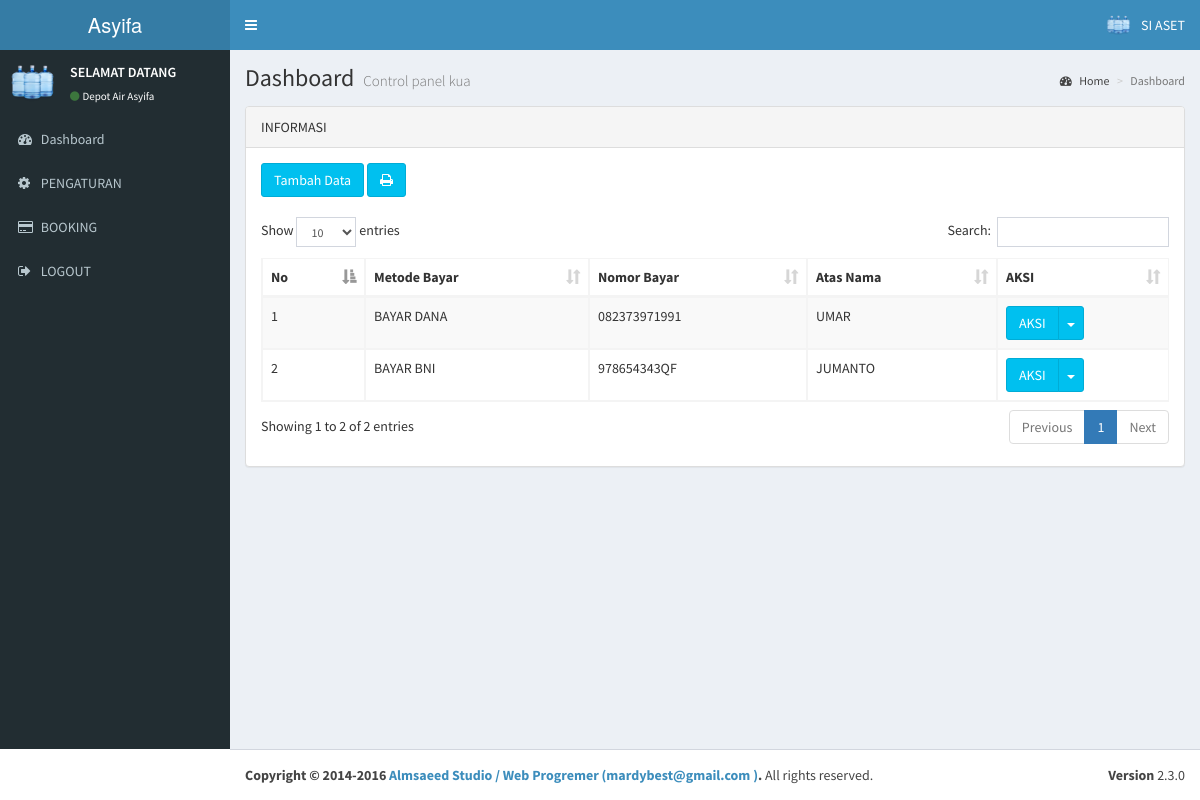
The page /admin/index.php?aksi=pembayaran (signed in) on the database its author committed.
### tables this page shows
CREATE TABLE `profil` (
  `id_profil` int(20) NOT NULL,
  `nama_app` varchar(100) NOT NULL,
  `tahun` varchar(250) NOT NULL,
  `nama` varchar(250) NOT NULL,
  `alias` varchar(350) NOT NULL,
  `alamat` text NOT NULL,
  `isi` text NOT NULL,
  `gambar` varchar(100) NOT NULL,
  `akabest` varchar(250) NOT NULL,
  `peta` text NOT NULL
);

CREATE TABLE `pembayaran` (
  `id_bayar` int(20) NOT NULL,
  `metode_bayar` varchar(50) NOT NULL,
  `nomor_bayar` varchar(50) NOT NULL,
  `atas_nama` varchar(50) NOT NULL
);

### koneksi.php (called while the page is built, shortened)
<?php
$server = "localhost";
$username = "root";
$password = "";
$database = "db_depoair";
$koneksi = mysqli_connect($server,$username,$password) or die("Koneksi gagal");
mysqli_select_db($koneksi,$database) or die("Database tidak bisa dibuka");
$kontak_kami=mysqli_query($koneksi,"SELECT * FROM profil WHERE id_profil ='1'");
$k_k=mysqli_fetch_array($kontak_kami);
?>

### admin/index.php (the view, shortened to what this page needs)
  <?php
  include '../koneksi.php';
  ?>
<!DOCTYPE html>
<html>
  <head>
  <link rel="stylesheet" href="../sys/bootstrap/bootstrap/css/bootstrap.min.css">
      <link rel="stylesheet" href="../sys/bootstrap/font/css/font-awesome.min.css">
  <link rel="stylesheet" href="../sys/bootstrap/plugins/datatables/dataTables.bootstrap.css">
    <link rel="stylesheet" href="../sys/bootstrap/plugins/select2/select2.min.css">
    <link rel="stylesheet" href="../sys/bootstrap/dist/css/AdminLTE.min.css">
    <link rel="stylesheet" href="../sys/bootstrap/dist/css/skins/_all-skins.min.css">
  </head>
  <body class="hold-transition skin-blue sidebar-mini">
    <div class="wrapper">
      <header class="main-header">
        <a href="index.php" class="logo">
          <span class="logo-lg"><?php echo"$k_k[nama_app]";?></span>
        </a>
        <nav class="navbar navbar-static-top" role="navigation">
          <a href="#" class="sidebar-toggle" data-toggle="offcanvas" role="button">
          </a>
          <div class="navbar-custom-menu">
            <ul class="nav navbar-nav">
              <li class="dropdown user user-menu">
                <a href="#" class="dropdown-toggle" data-toggle="dropdown">
                  <img src="../foto/logo.png" class="user-image" alt="User Image">
                  <span class="hidden-xs">SI ASET </span>
                </a>
              </li>
            </ul>
          </div>
        </nav>
      </header>
      <aside class="main-sidebar">
        <section class="sidebar">
          <div class="user-panel">
            <div class="pull-left image">
              <img src="../foto/logo.png" class="img-circle" alt="User Image">
            </div>
            <div class="pull-left info">
              <p>SELAMAT DATANG</p>
              <a href="index.aspx"><i class="fa fa-circle text-success"></i><?php echo"$k_k[nama]";?></a>
            </div>
          </div>
      <?php include "menu.php"?>
        </section>
      </aside>
      <div class="content-wrapper">
        <section class="content-header">
          <h1>
            Dashboard
            <small>Control panel kua</small>
          </h1>
          <ol class="breadcrumb">
            <li><a href="index.aspx"><i class="fa fa-dashboard"></i> Home</a></li>
            <li class="active">Dashboard</li>
          </ol>
        </section>
        <section class="content">
		 <?php include "tengah.php"?>
		  </div>
      <footer class="main-footer">
        <div class="pull-right hidden-xs">
          <b>Version</b> 2.3.0
        </div>
        <strong>Copyright &copy; 2014-2016 <a href="#">Almsaeed Studio / Web Progremer (<?php echo"$k_k[akabest]";?> )</a>.</strong>  All rights reserved.
      </footer>
  </body>
</html>

### admin/tengah.php (shortened to what this page needs)
<?php
if($_GET['aksi']=='home'){
echo"
 <div class='row'>
                   <div class='col-lg-12'>
			<div class='panel panel-default'>
                            <div class='panel-heading'>
                           Sambutan
                            </div>
                            <div class='panel-body'>
				<p>Selamat Datang Di halaman Admin, Silahkan Pilih menu untuk pengaturan data yang di butuhkan guna mendapatkan hasil yang maksimal sesuai keinginan.</p>
                            </div>
			</div>
                   </div>
</div>";
echo"<div class='row'>
                    <div class='col-xs-12'>
              <div class='panel panel-primary'>
			    <div class='box-header'>
				   <h3 class='box-title'>INFORMASI</h3>
                </div>
                <div class='box-header'>
				</div>
     <div class='box-body'>";
     $main=mysqli_query($koneksi,"SELECT * FROM submenu");
     while($r=mysqli_fetch_array($main)){
     echo"<a href='$r[link_sub]' class='btn btn-app'>
                    <span class='badge bg-yellow'>3</span>
                    <i class='fa $r[icon_sub] fa-5x'></i> $r[nama_sub]
                  </a>";
                }
                echo "
            </div>
			</div>
 </div>
			</div>
";
}
elseif($_GET['aksi']=='ikon'){
include "../ikon.php";
    }
    elseif($_GET['aksi']=='pembayaran'){
        echo"<div class='row'>
                        <div class='col-lg-12'>
                            <div class='panel panel-default'>
                                <div class='panel-heading'>INFORMASI
                                </div>
                                <div class='panel-body'>
                    <button class='btn btn-info' data-toggle='modal' data-target='#uiModal'>
                                        Tambah Data
                                    </button> <a href='laporan.php?aksi=pembayaran' target='_blank' class='btn btn-info' ><i class='fa fa-print' ></i></span></a></br></br>
                                       <div class='table-responsive'>
             <table id='example1' class='table table-bordered table-striped'>
                                            <thead>
                                                <tr> <th>No</th>
                                                    <th>Metode Bayar</th>
                                                    <th>Nomor Bayar</th>
                                                    <th>Atas Nama</th>
                                                     <th>AKSI</th>
                                                </tr>
                                            </thead><tbody>
                            ";
        $no=0;
        $sql=mysqli_query($koneksi," SELECT * FROM pembayaran ORDER BY id_bayar ASC");
        while ($t=mysqli_fetch_array($sql)){
        $no++;
                                            echo"
                                                <tr><td>$no</td>
                                                    <td>$t[metode_bayar]</td>
                                                    <td>$t[nomor_bayar]</td>
                                                    <td>$t[atas_nama]</td>
                                    <td><div class='btn-group'>
                              <button type='button' class='btn btn-info'>AKSI</button>
                              <button type='button' class='btn btn-info dropdown-toggle' data-toggle='dropdown'>
                                <span class='caret'></span>
                                <span class='sr-only'>Toggle Dropdown</span>
                              </button>
                              <ul class='dropdown-menu' role='menu'>
                                <li><a href='index.php?aksi=editpembayaran&id_bayar=$t[id_bayar]' title='Edit'><i class='fa fa-pencil'></i>edit</a></li>
                                <li><a href='hapus.php?aksi=hapuspembayaran&id_bayar=$t[id_bayar]' onclick=\"return confirm ('Apakah yakin ingin menghapus $t[metode_bayar] ?')\" title='Hapus'><i class='fa fa-remove'></i>hapus</li>
                                </ul>
                            </div></td>
                                                </tr>";
        }
                                        echo"
                                            </tbody></table>
                                    </div>
                                </div>
                            </div>
                        </div>
                       </div>";
        echo"
        <div class='col-lg-12'>
                                <div class='modal fade' id='uiModal' tabindex='-1' role='dialog' aria-labelledby='myModalLabel' aria-hidden='true'>
                                        <div class='modal-dialog'>
                                            <div class='modal-content'>
                                                <div class='modal-header'>
                                                    <button type='button' class='close' data-dismiss='modal' aria-hidden='true'>&times;</button>
                                                    <h4 class='modal-title' id='H3'>Input Data</h4>
                                                </div>
                                                <div class='modal-body'>
                                                   <form role='form' method='post' action='input.php?aksi=inputpembayaran'>
                                                    <label>Metode Pembayaran</label>
                                                    <input type='text' class='form-control' name='metode_bayar'/><br>
                                                    <label>Nomor Bayar</label>
                                                    <input type='text' class='form-control' name='nomor_bayar'/><br>
                                                    <label>Atas Nama</label>
                                                    <input type='text' class='form-control' name='atas_nama'/><br>
                                                    <button type='button' class='btn btn-default' data-dismiss='modal'>Close</button>
                                                    <button type='submit' class='btn btn-primary'>Save </button>
                                                </div>
                            </form>
                                            </div>
                                        </div>
                                    </div>
                            </div>
                    </div>
        ";
}
?>

### rows shown on the page
profil: nama_app "Asyifa", nama "Depot Air Asyifa", akabest "mardybest@gmail.com"
pembayaran: metode_bayar "BAYAR DANA", nomor_bayar "082373971991", atas_nama "UMAR"
pembayaran: metode_bayar "BAYAR BNI", nomor_bayar "978654343QF", atas_nama "JUMANTO"
